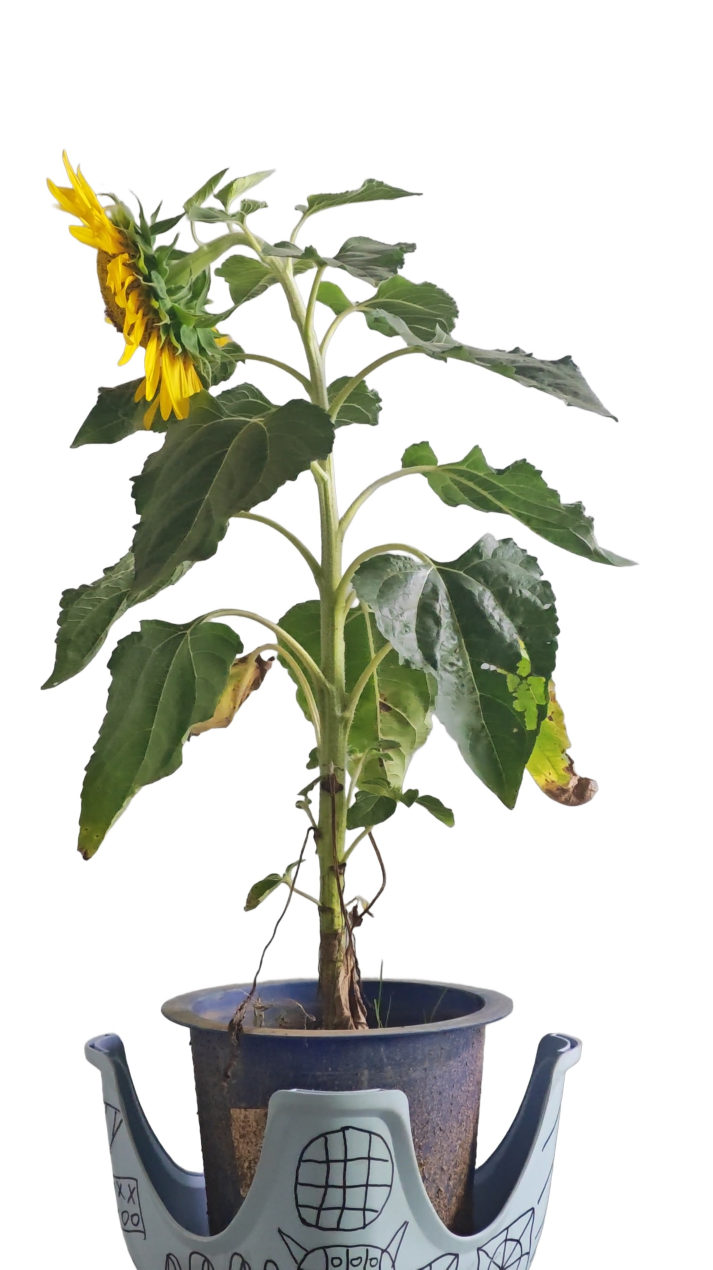
#> input picture data/colmap-sunflower/images/1.jpg, 2138 x 3808 px (shown at 1/3 size); its folder holds 4 pictures in this run
$ python build-capture-sheet.py
#> lines starting #> are read from the running program, lines starting #| are printed output that depends on the picture
#!/usr/bin/env python3
"""
────────────────────────────────────────────────────────────────────────────
SOURCE PHOTOGRAPHS → THE CAPTURE PLATE
────────────────────────────────────────────────────────────────────────────
Builds `public/capture/sunflower-views.jpg`, the one real image behind the
CAPTURE step of offering 01.

    python3 scripts/build-capture-sheet.py

WHY THE SHEET HAS TO BE 16:9 NO MATTER WHAT IS ON IT
────────────────────────────────────────────────────
`.offering__stage-box` caps the shared stage width at

    (78vh - 6rem) * var(--stage-aspect)

and `Offerings.tsx` sets `--stage-aspect` to the NARROWEST ratio among that
offering's plates. The other two plates are 16:9, so a plate narrower than
16:9 does not merely make itself small — it shrinks the point cloud and the
phenotyping figure with it. Everything below is laid out inside that fixed
1.778, and the white left over is a consequence of it.

WHY 3x2 AND NOT 6 ACROSS
────────────────────────
Six across on a 375px viewport gives each frame about 57px of width and the
plant stops being legible; an illegible photograph communicates less about
multi-view capture than a legible one does. Three across, two down, doubles
that to ~114px. The cost is paid in height — two rows of a 16:9 sheet is
540px per row against 1080 for a single row — so the plants here are about
half the height they were when three were shown in one row. That is the
trade, and 3x2 is the better half of it: the grid reads as a SET, which is
the thing the plate is trying to say.

WHICH SIX
─────────
Only eight source frames are staged locally (1, 14, 23, 27, 40, 45, 53, 66),
so the six are chosen from those eight. Their real azimuths, read from
`sparse/1/images.bin` and rotated into scene space, are

    1 -> 7.8°   27 -> 64.0°   23 -> 111.5°
   66 -> 157.8° 14 -> 214.9°  53 -> 305.8°

which is the subset of the eight with the largest minimum angular gap: 46.3°,
with no arc of the circle left unrepresented. The two that are dropped (45 at
37.2°, 40 at 94.3°) each sit within 30° of a neighbour and would have read as
a near-duplicate of it. Laid out in reading order the six increase in azimuth
monotonically, so the sheet is a walk around the plant rather than a pile.

An earlier version of this file claimed 1/23/45 were "120 degrees apart on a
66-frame turntable". They are not — the real gaps are 7.8/111.5/37.2, i.e.
two of the three are 29° apart. The number was inferred from the frame
indices on the assumption of one uniform pass, and the poses say there were
two: frames 1-33 at +2.3° elevation and 34-66 at +21.3°, each a full circle.
That is also why four of the six below are from the low ring and two from the
high one — insisting on three from each would have cut the minimum gap from
46.3° to 30.3°, and the angle around the plant is the point of the plate.

Frames 67-102 are deliberately excluded. They are landscape (3732x2108) and
COLMAP registered exactly 66 of 102 images, which is precisely the portrait
count — the landscape batch did not contribute to the reconstruction, so
showing it as capture input for this model would be untrue.

ONE CROP WINDOW, NOT SIX
────────────────────────
Every frame is cut with the SAME window in source pixels and scaled by the
same factor. It would be easy to detect each plant's bounding box and scale
each one to a common height, and it would be wrong: frames 66 and 53 are from
the high ring, where the plant is foreshortened to ~2700px against ~3300px on
the low ring. Normalising that away would invent a plant that stayed the same
size while the camera climbed. Identical treatment is what makes six frames a
dataset; the differences that survive it are the data.
"""
from pathlib import Path
from PIL import Image

ROOT = Path(__file__).resolve().parent.parent
SRC = ROOT / "data" / "colmap-sunflower" / "images"
OUT = ROOT / "public" / "capture" / "sunflower-views.jpg"

# Reading order = increasing azimuth. See WHICH SIX.
FRAMES = [1, 27, 23, 66, 14, 53]
COLS, ROWS = 3, 2

WIDTH, HEIGHT = 1920, 1080          # 16:9 to the pixel
QUALITY = 84

# The common crop window, in source pixels, applied to every frame. Full
# width, because the subject spans x[8..2056] of 2138 across the six and
# trimming to the union would save nothing. The top is cut at 400 because the
# highest subject pixel in any of the six is at y=464: everything above that
# is white in ALL of them, so removing it is the one crop that cannot lose
# plant. The bottom is the frame edge, where the pot stands.
CROP_TOP = 400

# Air around the grid, as a fraction of the cell. Vertical is nearly all the
# budget there is at this aspect, so it is small; horizontal is whatever the
# portrait frames leave over, distributed evenly rather than banked into the
# margins, so the six sit on an even field instead of in a tight block adrift
# in a white plate.
PAD_Y = 28

sheet = Image.new("RGB", (WIDTH, HEIGHT), (255, 255, 255))
#> sheet: PIL image 1920x1080 RGB; every value is 255

probe = Image.open(SRC / f"{FRAMES[0]}.jpg")
#> probe is the input picture: PIL image 2138x3808 RGB; mean R, G, B 205.4, 207.4, 199.2
crop_w, crop_h = probe.width, probe.height - CROP_TOP
#> crop_w = 2138; crop_h = 3408
cell_aspect = crop_w / crop_h
#> cell_aspect = 0.627

cell_h = (HEIGHT - PAD_Y * (ROWS + 1)) // ROWS
cell_w = int(round(cell_h * cell_aspect))
#> cell_w = 312

# Equal air left, right and between columns.
gap_x = (WIDTH - cell_w * COLS) / (COLS + 1)
#> gap_x = 246

for i, n in enumerate(FRAMES):
    im = Image.open(SRC / f"{n}.jpg").convert("RGB")
    frame = im.crop((0, CROP_TOP, im.width, im.height))
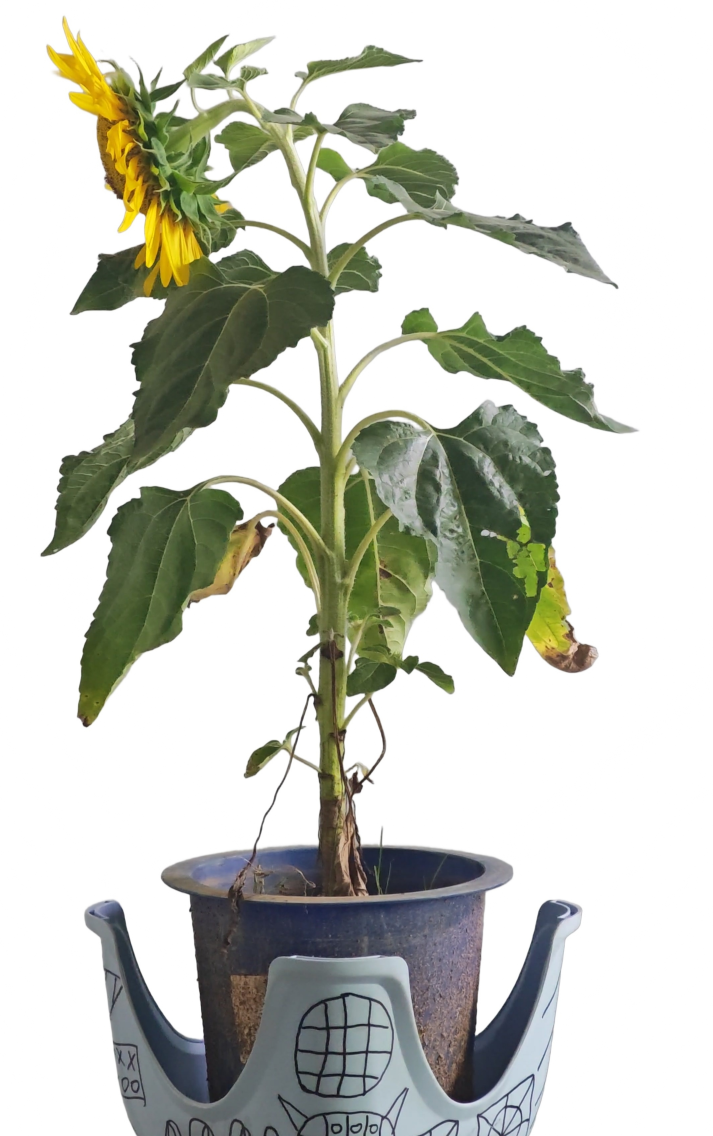
#> frame: PIL image 2138x3408 RGB (shown at 1/3 size); mean R, G, B 199.6, 201.8, 192.7
    frame = frame.resize((cell_w, cell_h), Image.LANCZOS)
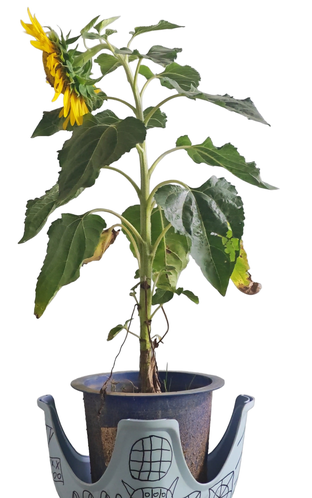
#> frame: PIL image 312x498 RGB; mean R, G, B 199.5, 201.7, 192.6

    col, row = i % COLS, i // COLS
    x = int(round(gap_x * (col + 1) + cell_w * col))
#> x = 246
    y = PAD_Y * (row + 1) + cell_h * row
    sheet.paste(frame, (x, y))
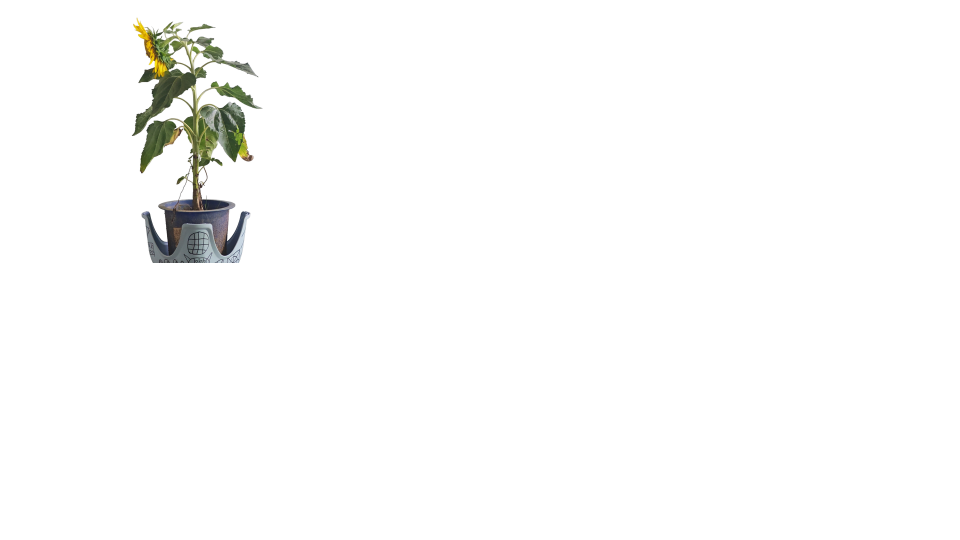
#> sheet: PIL image 1920x1080 RGB (shown at 1/2 size); mean R, G, B 250.8, 251, 250.3
#> pass 2 of the loop `for i, n in enumerate(FRAMES):`:
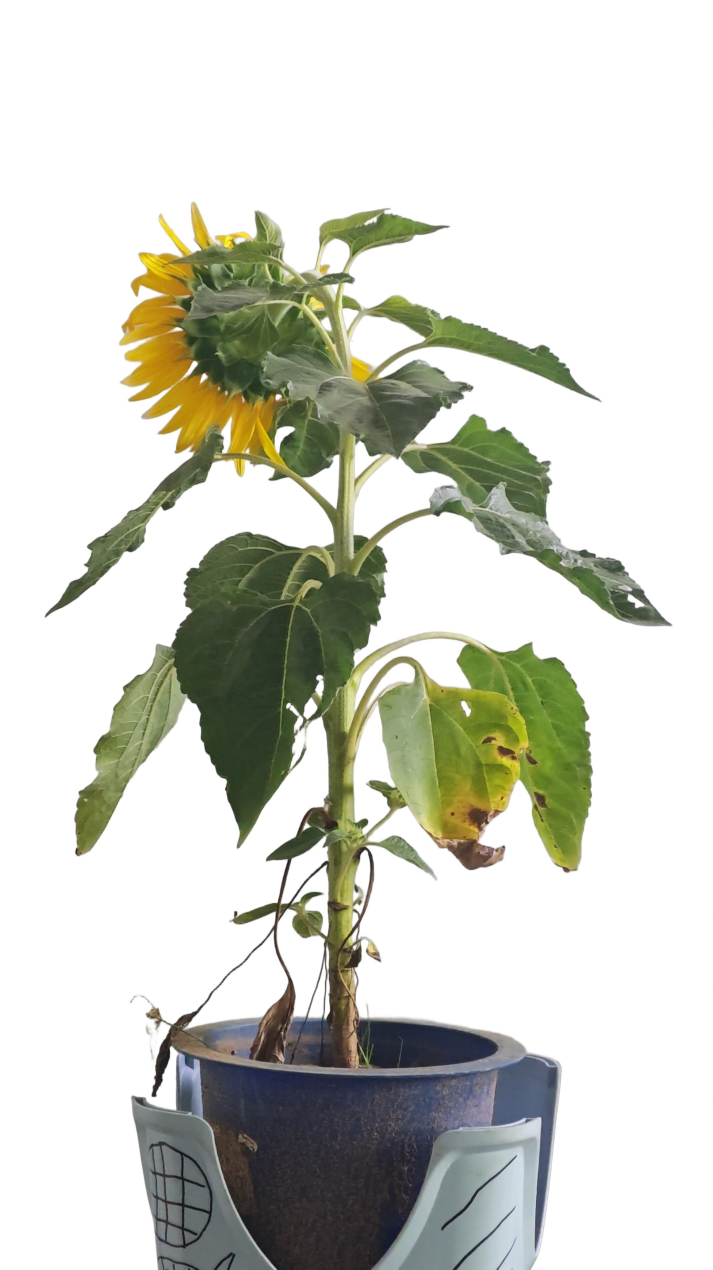
#> input picture data/colmap-sunflower/images/27.jpg, 2138 x 3808 px (shown at 1/3 size)
#> im is the input picture: PIL image 2138x3808 RGB; mean R, G, B 207.7, 209.4, 199.6
#> `frame = frame.resize((cell_w, cell_h), Image.LANCZOS)`:
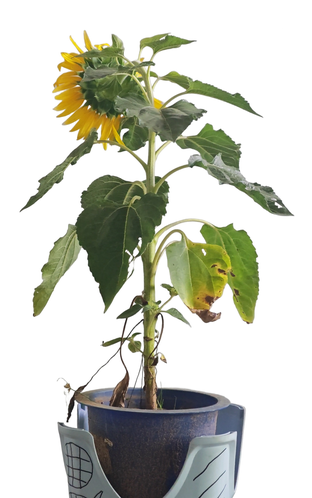
#> frame: PIL image 312x498 RGB; mean R, G, B 202.1, 203.9, 193
#> `sheet.paste(frame, (x, y))`:
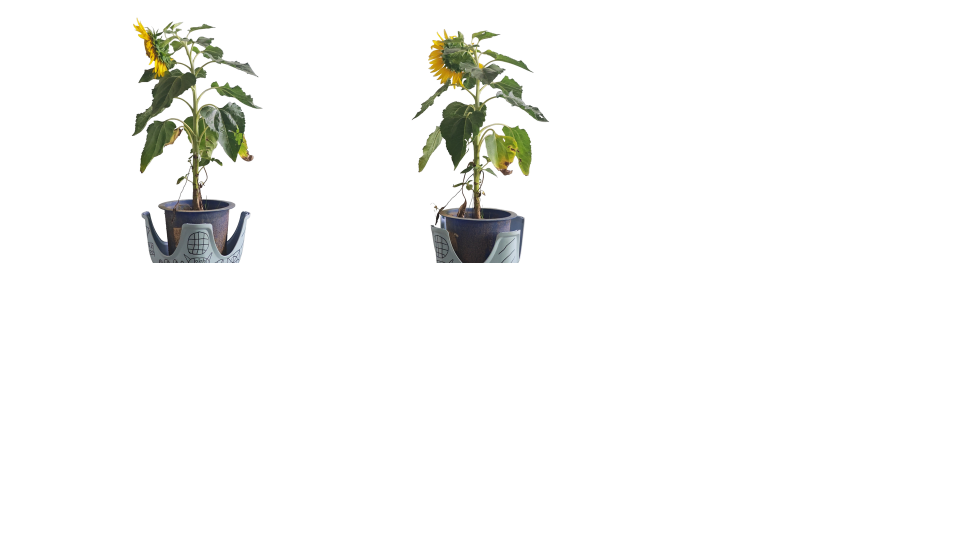
#> sheet: PIL image 1920x1080 RGB (shown at 1/2 size); mean R, G, B 246.9, 247.2, 245.7
#> pass 3 of the loop `for i, n in enumerate(FRAMES):`:
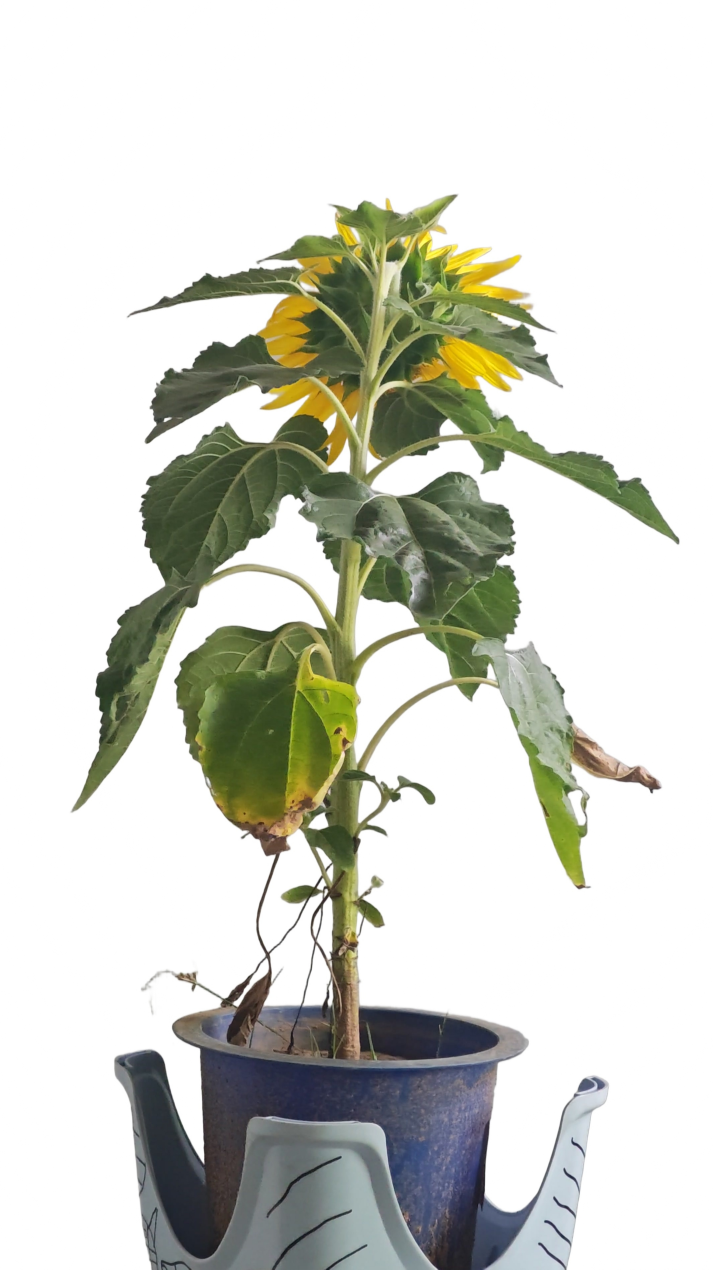
#> input picture data/colmap-sunflower/images/23.jpg, 2138 x 3808 px (shown at 1/3 size)
#> im is the input picture: PIL image 2138x3808 RGB; mean R, G, B 208.9, 210.6, 201.9
#> `frame = frame.resize((cell_w, cell_h), Image.LANCZOS)`:
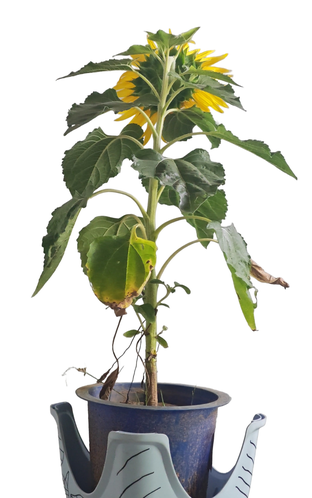
#> frame: PIL image 312x498 RGB; mean R, G, B 203.5, 205.3, 195.6
#> `sheet.paste(frame, (x, y))`:
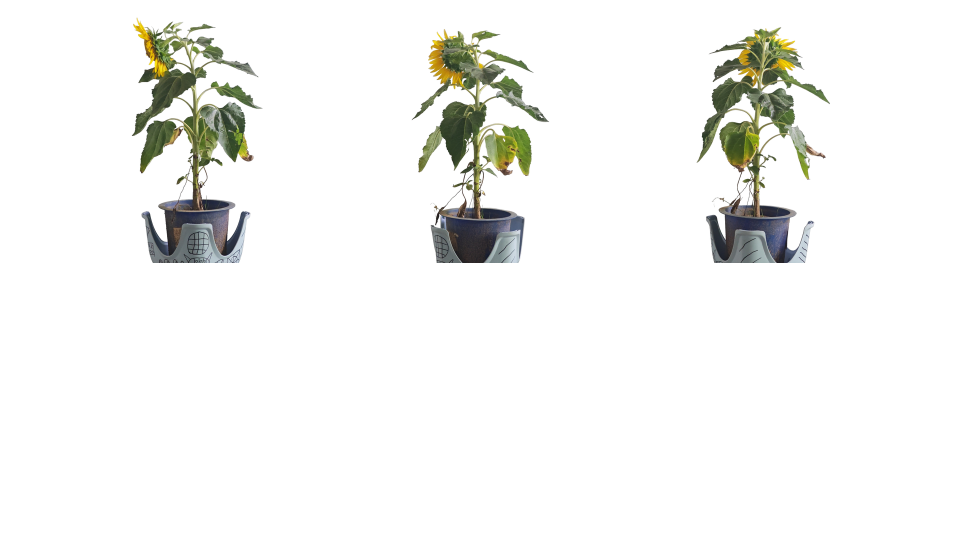
#> sheet: PIL image 1920x1080 RGB (shown at 1/2 size); mean R, G, B 243, 243.5, 241.2
#> (the run stopped early here; a loop or call above may not have finished)
